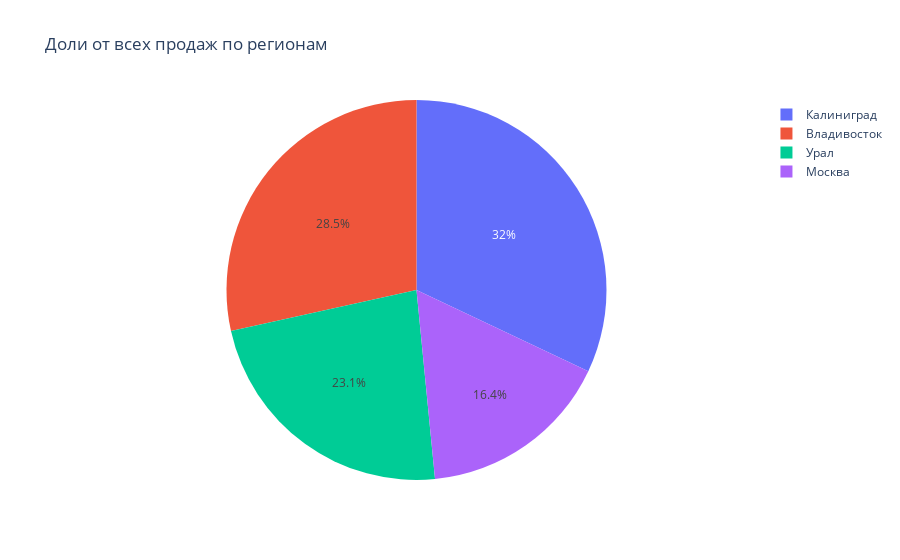

Write notebook code for a chart like this one.
### Markdown cell above
Также можно посмотреть на доли продаж по регионам:

### Code cell
region_sales = df.groupby('Region')['Sales'].sum().reset_index()

fig = px.pie(region_sales, values='Sales', names='Region',
             title='Доли от всех продаж по регионам',
             labels={'Sales': 'Суммарные продажи', 'Region': 'Регион'})

fig.show()

### Figure 1 — Plotly figure (JSON) as saved in the notebook; plotly's stock layout.template omitted (floating-point values rounded to 4 significant figures)
{"data": [{"domain": {"x": [0, 1], "y": [0, 1]}, "hovertemplate": "Регион=%{label}<br>Суммарные продажи=%{value}<extra></extra>", "labels": ["Владивосток", "Калиниград", "Москва", "Урал"], "legendgroup": "", "name": "", "showlegend": true, "type": "pie", "values": [63950000.0, 71930000.0, 36890000.0, 51860000.0]}], "layout": {"legend": {"tracegroupgap": 0}, "title": {"text": "Доли от всех продаж по регионам"}}}
